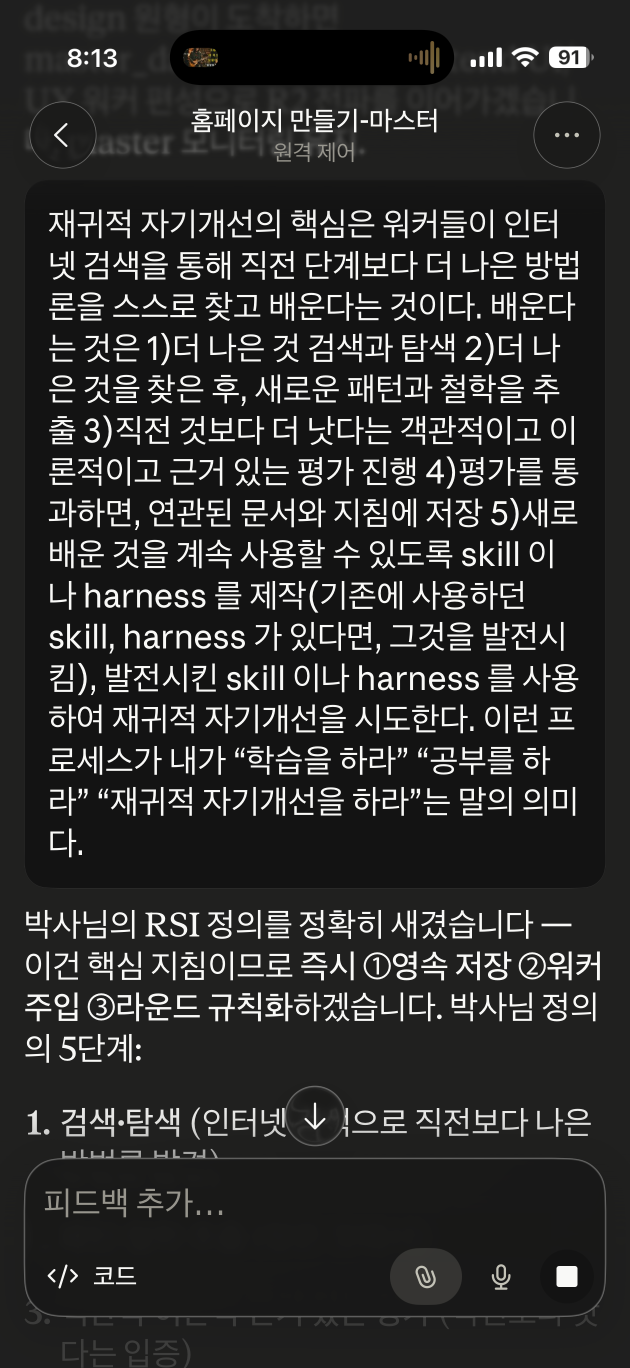
#> input picture mydata/1. 재귀적자기개선문구(이미지).png, 1260 x 2736 px (shown at 1/2 size)
$ python -i image_editor.py   (imports and definitions only)
#> lines starting #> are read from the running program, lines starting #| are printed output that depends on the picture
"""설교 이미지 편집 도구 — NLM 슬라이드에서 추출한 이미지를 PPT용으로 가공"""

import sys
import json
from pathlib import Path
from PIL import Image, ImageDraw, ImageFilter, ImageEnhance

# === 편집 기능 모음 ===

# [123 lines left out: functions crop_image, crop_ratio, resize_to_slide, add_gradient_overlay, darken_image, increase_contrast, not called in this run]


def warm_tint(img_path, output_path, strength=30):
    """따뜻한 색조 (금빛 하이라이트 효과)"""
#> called with img_path = '../../../../mydata/1. 재귀적자기개선문구(이미지).png', output_path = 'out.png', strength = 30
    img = Image.open(img_path).convert("RGB")
#> img is the input picture: PIL image 1260x2736 RGB; mean R, G, B 44.9, 44.9, 44.3
    r, g, b = img.split()
    r = r.point(lambda x: min(255, x + strength))
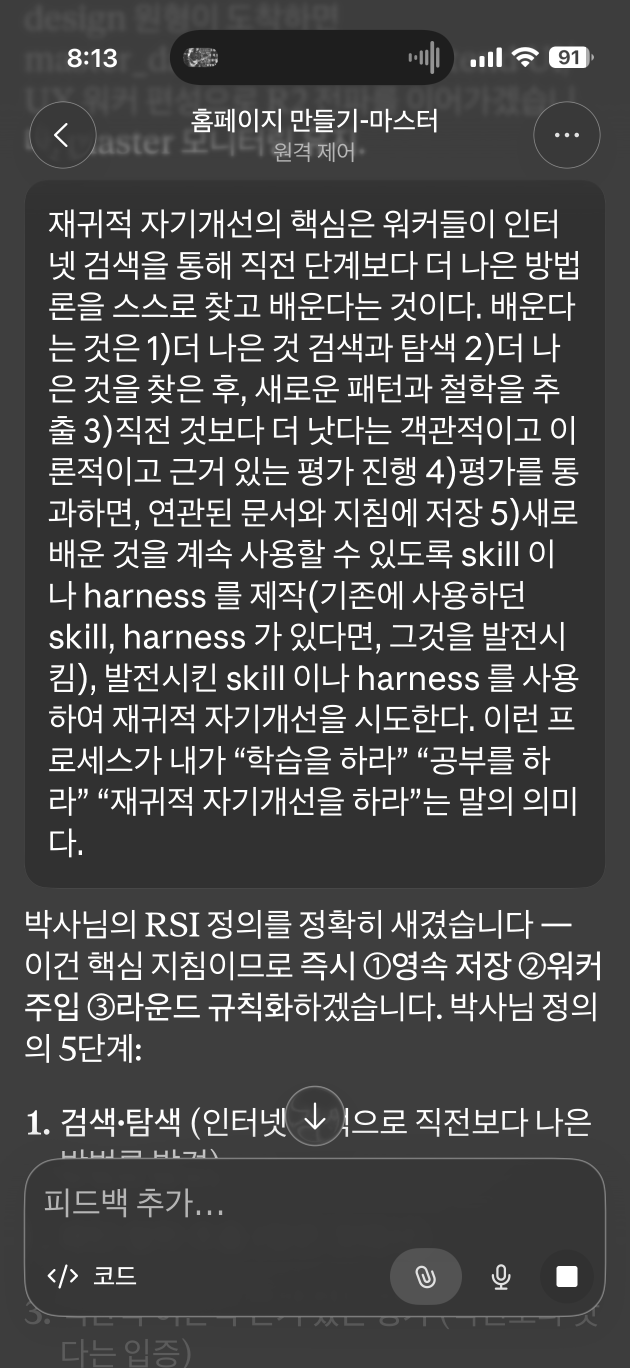
#> r: PIL image 1260x2736 L (shown at 1/2 size); min 30, max 255, mean 73.3
    g = g.point(lambda x: min(255, x + strength // 3))
    result = Image.merge("RGB", (r, g, b))
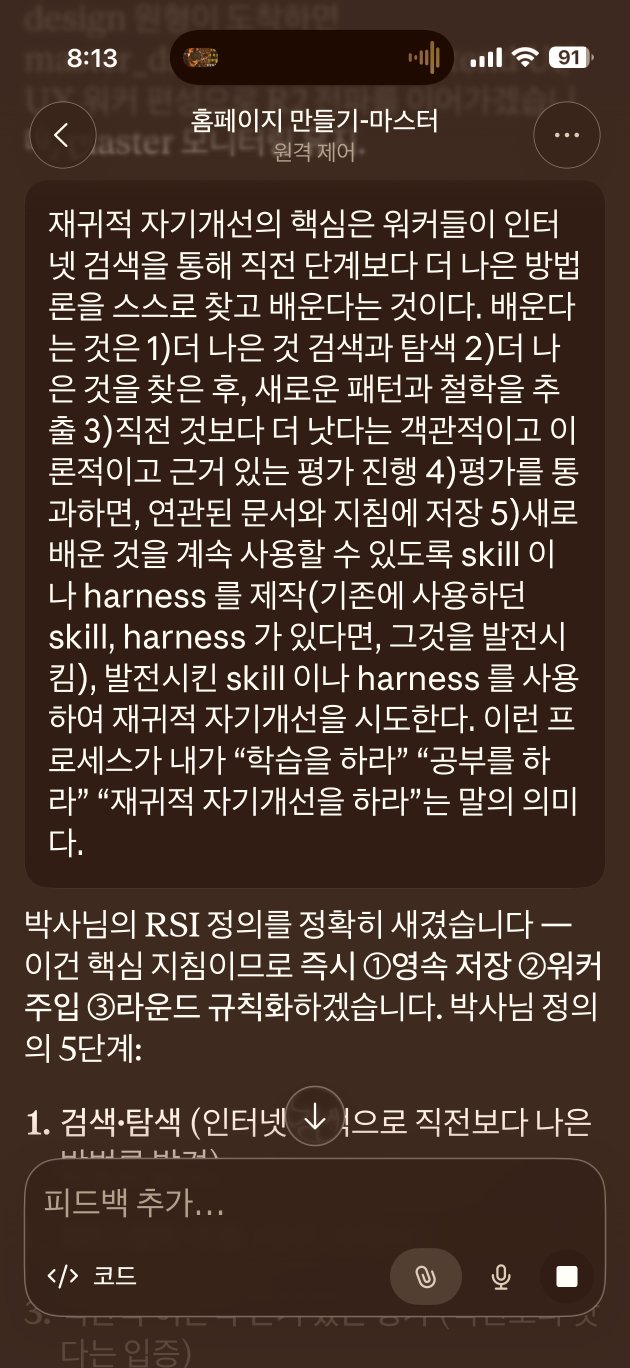
#> result: PIL image 1260x2736 RGB (shown at 1/2 size); mean R, G, B 73.3, 54.6, 44.3
    result.save(output_path, quality=95)
    print(f"  Warm tint(+{strength}) → {output_path}")
    return result


# [160 lines left out: functions blur_region, fill_region, extract_center, combine_horizontal, process_batch, main, not called in this run]


# [2 lines not run here, left out]

>>> result = warm_tint('../../../../mydata/1. 재귀적자기개선문구(이미지).png', 'out.png')
